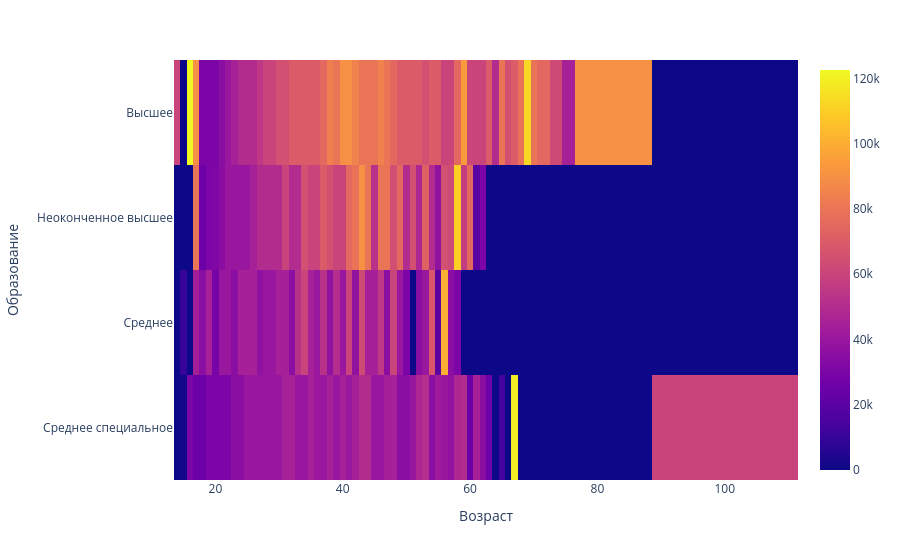

The notebook cell saved with this chart:
### Markdown cell above
7. Постройте сводную таблицу, иллюстрирующую зависимость **медианной** желаемой заработной платы от возраста (**"Возраст"**) и образования (**"Образование"**). На полученной сводной таблице постройте **тепловую карту**. Проанализируйте тепловую карту, сравнив показатели внутри групп.

### Code cell
table = hh_data.pivot_table(
    values='ЗП (руб)',
    columns='Возраст',
    index='Образование',
    aggfunc='median',
    fill_value=0
)
px.imshow(
    table
)

### Figure 1 — Plotly figure (JSON) as saved in the notebook; plotly's stock layout.template omitted (floating-point values rounded to 4 significant figures; data arrays with more than 128 entries replaced by an {"elided": "..."} marker saying what was removed)
{"data": [{"coloraxis": "coloraxis", "hovertemplate": "Возраст: %{x}<br>Образование: %{y}<br>color: %{z}<extra></extra>", "name": "0", "type": "heatmap", "x": [14, 15, 16, 17, 18, 19, 20, 21, 22, 23, 24, 25, 26, 27, 28, 29, 30, 31, 32, 33, 34, 35, 36, 37, 38, 39, 40, 41, 42, 43, 44, 45, 46, 47, 48, 49, 50, 51, 52, 53, 54, 55, 56, 57, 58, 59, 60, 61, 62, 63, 64, 65, 66, 67, 68, 69, 70, 71, 72, 73, 76, 77, 100], "xaxis": "x", "y": ["Высшее", "Неоконченное высшее", "Среднее", "Среднее специальное"], "yaxis": "y", "z": {"elided": "4x63 float values"}}], "layout": {"coloraxis": {"colorscale": [[0, "#0d0887"], [0.1111, "#46039f"], [0.2222, "#7201a8"], [0.3333, "#9c179e"], [0.4444, "#bd3786"], [0.5556, "#d8576b"], [0.6667, "#ed7953"], [0.7778, "#fb9f3a"], [0.8889, "#fdca26"], [1, "#f0f921"]]}, "margin": {"t": 60}, "xaxis": {"anchor": "y", "constrain": "domain", "domain": [0, 1], "scaleanchor": "y", "title": {"text": "Возраст"}}, "yaxis": {"anchor": "x", "autorange": "reversed", "constrain": "domain", "domain": [0, 1], "title": {"text": "Образование"}}}}
